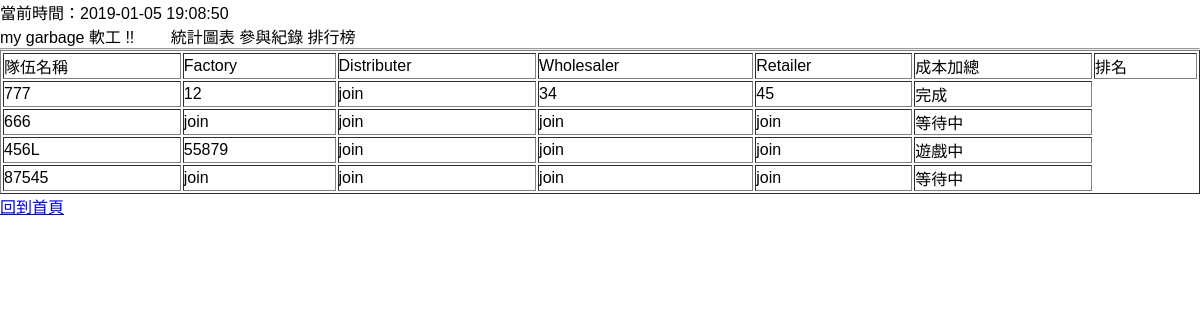
The page /endview.php on the database its author committed.
### tables this page shows
CREATE TABLE `team` (
  `Tid` int(20) NOT NULL,
  `tname` varchar(10) NOT NULL,
  `factory` varchar(10) NOT NULL,
  `distributor` varchar(10) NOT NULL,
  `wholesaler` varchar(10) NOT NULL,
  `retailer` varchar(10) NOT NULL,
  `status` varchar(10) NOT NULL,
  `cost` int(20) NOT NULL
);

### endview.php (the view, shortened to what this page needs)
<?php
require("dbconfig.php");
?>
<?php
$datetime = date ("Y-m-d H:i:s" , mktime(date('H')+7, date('i'), date('s'), date('m'), date('d'), date('Y'))) ;
echo $datetime ;
?>
<!DOCTYPE html PUBLIC "-//W3C//DTD XHTML 1.0 Transitional//EN" "http://www.w3.org/TR/xhtml1/DTD/xhtml1-transitional.dtd">
<html xmlns="http://www.w3.org/1999/xhtml">
<head>
<link rel="stylesheet" type="text/css" href="main.css">
</head>
<body>
<p>my garbage 軟工 !! 　　統計圖表 參與紀錄 排行榜</p>
<hr />
<table width="200" border="1" class="">
  <tr>
    <td>隊伍名稱</td>
    <td>Factory</td>
    <td>Distributer</td>
    <td>Wholesaler</td>
	<td>Retailer</td>
	<td>成本加總</td>
	<td>排名</td>
  </tr>
<?php
$sql = "select * from `team` WHERE status= '等待中'or status= '完成'or status= '遊戲中';";
$stmt = mysqli_prepare($db, $sql );
mysqli_stmt_execute($stmt);
$result = mysqli_stmt_get_result($stmt);
while (	$rs = mysqli_fetch_assoc($result)) {
	echo "<tr><td>" , $rs['tname'],"</td>";
	if($rs['factory'] != NULL)
		echo"<td>" , $rs['factory'],"</td>";
    else
        echo"<td>join</td>";
	if($rs['distributor'] != NULL)
		echo"<td>" , $rs['distributor'],"</td>";
    else
        echo"<td>join</td>";
    if($rs['wholesaler'] != NULL)
		echo"<td>" , $rs['wholesaler'],"</td>";
    else
        echo"<td>join</td>";
    if($rs['retailer'] != NULL)
		echo"<td>" , $rs['retailer'],"</td>";
    else
        echo"<td>join</td>";
    if($rs['status'] != NULL)
        echo"<td>" , $rs['status'],"</td>";
    else
        echo"<td></td>";
}
?>
</table>
<p> <a href="IndexView.php">回到首頁</a></p>
</body>
</html>

### 軟工/main.css (style rules this page uses)
* { margin: 0px; padding: 0px; box-sizing: border-box; }
body, html { height: 100%; font-family: sans-serif; }
a { margin: 0px; transition: all 0.4s; -webkit-transition: all 0.4s; -o-transition: all 0.4s; -moz-transition: all 0.4s; }
p { margin: 0px; }
table { width: 100%; background-color: #fff; }
th, td { font-weight: unset; padding-right: 10px; }

### rows shown on the page
team: tname "777", factory "12", distributor "join", wholesaler "34", retailer "45", status "完成"
team: tname "666", factory "join", distributor "join", wholesaler "join", retailer "join", status "等待中"
team: tname "456L", factory "55879", distributor "join", wholesaler "join", retailer "join", status "遊戲中"
team: tname "87545", factory "join", distributor "join", wholesaler "join", retailer "join", status "等待中"

### other values the page prints
$datetime "2019-01-05 19:08:50"
